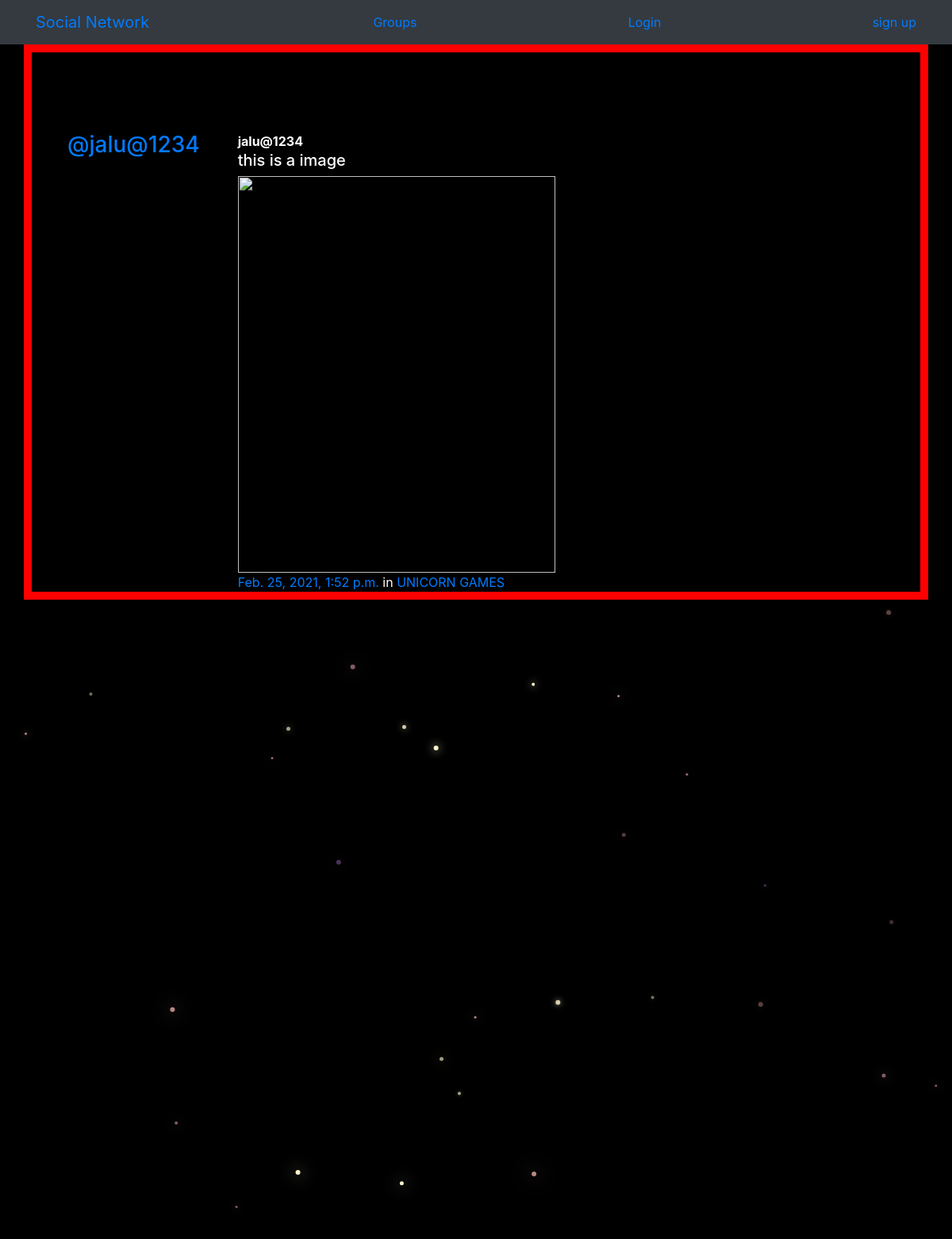
/posts/by/jalu@1234/18/, run on the app's committed database.
### posts/models.py (models this page shows, shortened)
class Post(models.Model):
    user= models.ForeignKey(User,related_name='posts',on_delete=models.CASCADE)
    created_at= models.DateTimeField(auto_now=True)
    message= models.TextField()
    image = models.ImageField(upload_to="media/pictures/",null=True,blank=True)
    message_html = models.TextField(editable=False)
    group= models.ForeignKey(Group,related_name='posts',null=True,blank=True,on_delete=models.CASCADE)
    class Meta:
        ordering= ['-created_at']
        unique_together= ['user','message','image']

### group/models.py (models this page shows, shortened)
class Group(models.Model):
    name= models.CharField(max_length=255,unique=True)
    slug= models.SlugField(allow_unicode=True,unique=True)
    description= models.TextField(blank=True,default='')
    description_html= models.TextField(editable=False,default='',blank=True)
    members= models.ManyToManyField(User,through='GroupMember')
    class Meta:
        ordering= ['name']

### posts/views.py (the view)
# urls.py: path('by/<username>/<int:pk>/',views.PostDetail.as_view(),name='single'),
class PostDetail(SelectRelatedMixin,generic.DetailView):
    model = models.Post
    select_related = ('user','group')
    def get_queryset(self):
        queryset= super().get_queryset()
        return queryset.filter(user__username__iexact=self.kwargs.get('username'))

### posts/templates/posts/post_detail.html
{% extends "posts/post_base.html" %}
{% block post_content %}
<div class="col-md-8">
    {% include "posts/_post.html" %}
</div>
{% endblock %}

### posts/templates/posts/_post.html (shortened to what this page needs)
<div class="media">
	<h3 class="mr-5"><a href="{% url 'posts:for_user' username=post.user.username %}">@{{ post.user.username }}</a></h3>
	<div class="media-body">
		<strong>{{ post.user.username }}</strong>
		<h5>{{ post.message_html|safe }}</h5>
			<img src="{{ post.image }}" width="400" height="500"><br>
			<time class="time"><a href="{% url 'posts:single' username=post.user.username pk=post.pk %}">{{ post.created_at }}</a></time>
			{% if post.group %}
			<span class="group-name">in <a href="#">{{ post.group.name }}</a></span>
			{% endif %}
	</div>
</div>

### static/css/master.css (style rules this page uses)
html, body { height: 100%; width: 100%; overflow: hidden; background: #191063; margin: 0; }

### static/simplesocial/css/master.css (style rules this page uses)
body { margin: 0; overflow: hidden; background-color: black; color:white; }

### data on the page
Post: user.username "jalu@1234", message_html "this is a image", created_at "Feb. 25, 2021, 1:52 p.m.", group.name "UNICORN GAMES"
